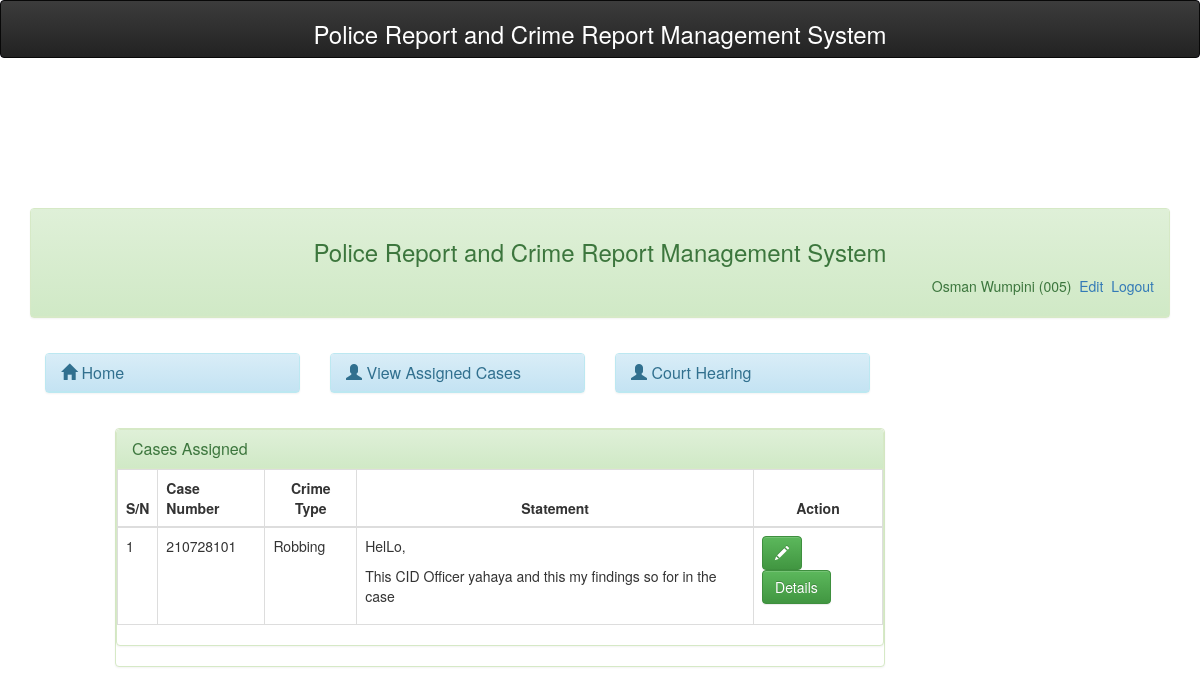
Before: /cid/ (signed in) with the older database file.
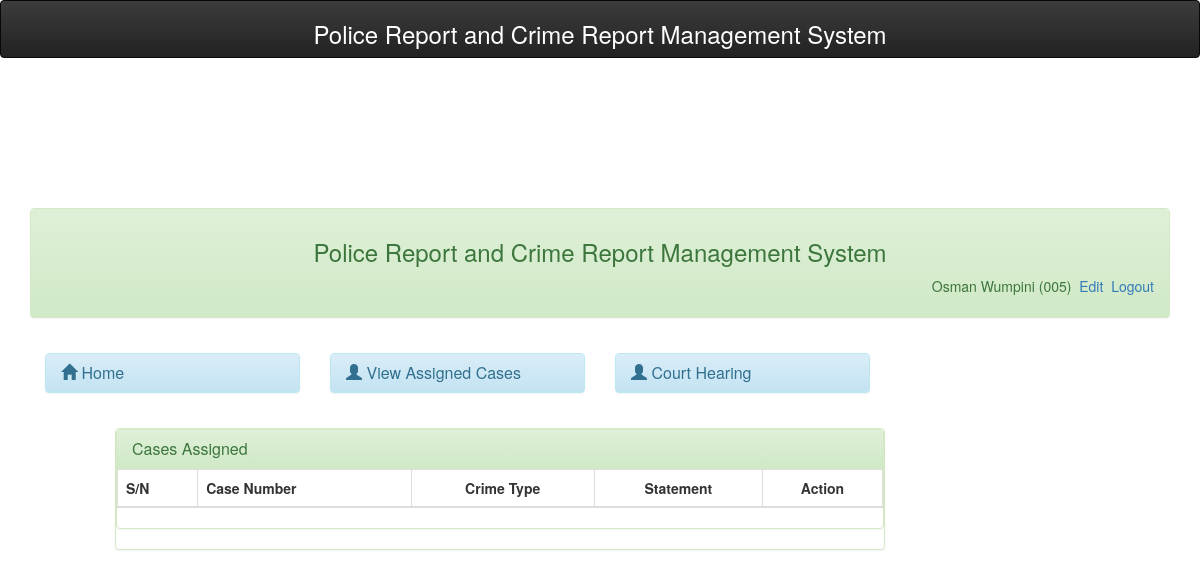
After: the same page with the newer database file.
### tables this page shows
CREATE TABLE `userlogin` (
  `id` int(11) NOT NULL,
  `staffid` varchar(20) NOT NULL,
  `status` varchar(50) NOT NULL,
  `password` varchar(50) NOT NULL,
  `surname` varchar(50) NOT NULL,
  `othernames` varchar(50) NOT NULL,
  `confirmation` text DEFAULT NULL
);

CREATE TABLE `case_table` (
  `case_id` varchar(20) NOT NULL,
  `statement` varchar(200) NOT NULL,
  `caseid` int(11) NOT NULL,
  `date_added` datetime DEFAULT NULL,
  `staffid` varchar(30) NOT NULL,
  `case_type` varchar(50) NOT NULL,
  `status` varchar(50) NOT NULL,
  `cid` varchar(20) NOT NULL DEFAULT 'Not Yet',
  `complete_date` date NOT NULL,
  `diaryofaction` varchar(200) NOT NULL,
  `submit_to_court` int(11) DEFAULT 0
);

### cid/session.php (called while the page is built, shortened)
<?php
$session_id=$_SESSION['staffid'];
?>

### cid/index.php (the view, shortened to what this page needs)
<?php
include('dbconnect.php');
include('header.php');
 ?>
<br />
<div class="container-fluid">
	<?php include('menubar.php');?>
	<div class="col-md-1"></div>
	<div class="col-md-8">
		<div class="panel panel-success">
			<div class="panel panel-success">
			 	<div class="panel-heading">
			 		<h3 class="panel-title">
			 			Cases Assigned
			 		</h3>
			 	</div>
<div id="trans-table">
<table id="myTable-trans" class="table table-bordered table-hover" cellspacing="0">
	<thead>
	    <tr>
	        <th>S/N</th>
	         <th>Case Number</th>
	        <th ><center>Crime Type</center></th>
	        <th><center>Statement</center></th>
	        <th><center>Action</center></th>
	    </tr>
	</thead>
    <tbody>
    	<?php
		$sn=0;
		$query=mysqli_query($dbcon,"select * from case_table where cid='$session_id'");
		while($row = mysqli_fetch_array($query)){
		$id = $row['case_id'];
		$sn++;
		?>
		<tr>
        <td><?php echo $sn;?></td>
        <td><?php echo $row['case_id'];?></td>
		<td><?php echo $row['case_type'];?></td>
		<td><?php echo $row['statement']; ?></td>
		<td class="empty" width="">
		<a data-placement="left" title="Click to Edit" id="edit<?php echo $id; ?>" href="cidstatement.php <?php echo '?edit='.$id; ?>" class="btn btn-success"><span class="glyphicon glyphicon-pencil" aria-hidden="true"></span></a>
		<a data-placement="left" title="Click to view" id="view<?php echo $id;?>" href="casedetails.php<?php echo '?id='.$id; ?>" class="btn btn-success">Details<i class="icon-pencil icon-large"></i></a>
		</td>
		</tr>
	<?php } ?>
    </tbody>
</table>
</div>
</div>
	</div>
	<div class="col-md-1"></div>
</div>
</body>
</html>

### cid/header.php (shortened to what this page needs)
 <!DOCTYPE html>
<html lang="">
  <head>
    <link rel="stylesheet" type="text/css" href="assets/css/bootstrap.min.css">
    <link rel="stylesheet" type="text/css" href="assets/css/bootstrap-theme.min.css">
    <link href="assets/css/simple-sidebar.css" rel="stylesheet">
    <link href="assets/css/dataTables.bootstrap.min.css" rel="stylesheet">
  </head>
<body>
<nav class="navbar navbar-inverse" style="background-color:darkslateblue;color: white; margin-bottom: 130px;">
  <div class="container-fluid">
    <h3 class="text-center">Police Report and Crime Report Management System</h3>
  </div>
</nav>

### cid/menubar.php (shortened to what this page needs)
<div class="col-md-12">
	<div class="panel panel-success">
		<div class="panel-heading" style="padding-bottom: 40px;">
			<center><h3>Police Report and Crime Report Management System</h3></center>
					<?php
					include('session.php');
					include('dbconnect.php');
					$query= mysqli_query($dbcon,"select * from userlogin where staffid = '$session_id'")or die(mysqli_error($dbcon));
					$row = mysqli_fetch_array($query);
					?>
                           <span class="pull-right">
                              <?php echo $row['surname']." ". $row['othernames']." (" .$row['staffid'].")";  ?>
                                 <a href="profile.php"><i class="icon-signout icon-large"></i>&nbsp;Edit</a>
                                  <a href="logout.php"><i class="icon-signout icon-large"></i>&nbsp;Logout</a>
                                 </span>
                   </div>
		</div>
		<div class="panel-body">
			<div class="row">
				<div class="col-md-3">
					<div class="panel panel-info">
						<div class="panel-heading">
							<h3 class="panel-title"> <a href="index.php">
								<span class="glyphicon glyphicon-home" aria-hidden="true"></span> Home</a>
						</div>
					</div>
				</div>
				<div class="col-md-3">
					<div class="panel panel-info">
						<div class="panel-heading">
							<h3 class="panel-title"> <a href="index.php">
								<span class="glyphicon glyphicon-user" aria-hidden="true"></span> View Assigned Cases</a>
						</div>
					</div>
				</div>
				<div class="col-md-3">
					<div class="panel panel-info">
						<div class="panel-heading">
							<h3 class="panel-title"> <a href="court_hearing.php">
								<span class="glyphicon glyphicon-user" aria-hidden="true"></span> Court Hearing</a>
						</div>
					</div>
				</div>
			</div>
		</div>
	</div>
</div>

### cid/assets/css/simple-sidebar.css (style rules this page uses)
body { overflow-x: hidden; }

Changed rows visible on the page:
removed case_table: case "210728101", case_type "Robbing", statement "HelLo, This CID Officer yahaya and this my findings so for in the case"
